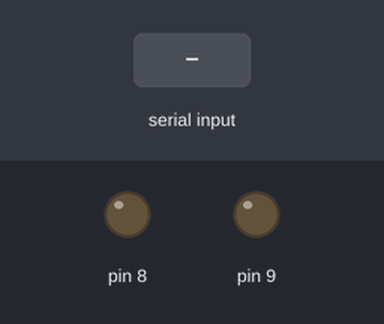
The sketch below on a simulated Arduino Uno, built with avr-gcc and run on an emulated ATmega328P. Parts: output pins drawn as LEDs (lit = HIGH). The test bench sets the inputs (shaded band). What the sketch prints to the serial monitor is not drawn.

Above: at 1.2 s.
1.3 s: "DISPENSE\n" received over Serial
At 2.1 s:
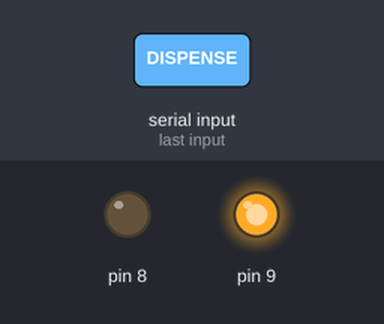
3.8 s: "RELOAD\n" received over Serial
At 4.5 s:
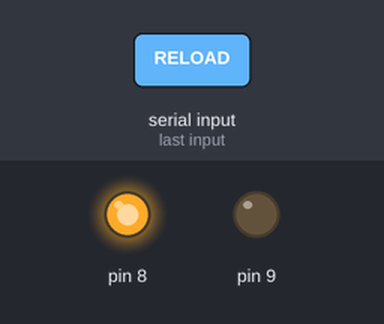
Timing chart, 0 to 6.8 s (numbered marks = the images above; inputs shaded):
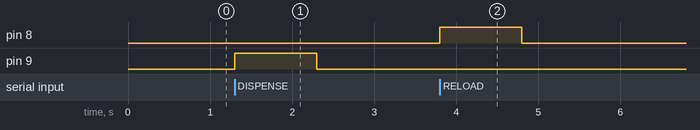

Measured:
- after the input at 1.3 s, pin 9: LOW → HIGH at once, → LOW 1.0 s later
- after the input at 3.8 s, pin 8: LOW → HIGH at once, → LOW 1.0 s later

The sketch:

solenoid_control.ino
```cpp
#include "Solenoid.h"
#include "EndEffector.h"

Solenoid firstSolenoid(9);    // holds last chip
Solenoid secondSolenoid(8);  // holds second-to-last chip

EndEffector endEffector(firstSolenoid, secondSolenoid);

unsigned long lastPrintTime = 0;

void setup() {
  Serial.begin(115200);
  endEffector.begin();

  Serial.println("End effector ready.");
}

void loop() {
  endEffector.update();

  if (Serial.available()) {
    String cmd = Serial.readStringUntil('\n');
    cmd.trim();

    if (cmd == "DISPENSE") {
      endEffector.dispense();
    }
    else if (cmd == "RELOAD") {
      endEffector.reload();
    }
    else if (cmd == "STATUS") {
      //Serial.print("STATE ");
      //Serial.println(endEffector.getStateString());
    }
  }

  if (millis() - lastPrintTime > 250) {
    lastPrintTime = millis();

    //Serial.print("STATE ");
    //Serial.println(endEffector.getStateString());
  }
}
```

EndEffector.h
```cpp
#ifndef END_EFFECTOR_H
#define END_EFFECTOR_H

#include <Arduino.h>
#include "Solenoid.h"

enum class EndEffectorState {
  READY,
  DISPENSING,
  RELOADING,
  ERROR
};

class EndEffector {
private:
  Solenoid& firstSolenoid;   // holds the last chip
  Solenoid& secondSolenoid;  // holds the second-to-last chip

  EndEffectorState state;

  unsigned long stateStartTime;
  unsigned long dispenseDurationMs;
  unsigned long reloadDurationMs;

public:
  EndEffector(
    Solenoid& first,
    Solenoid& second,
    unsigned long dispenseMs = 1000,
    unsigned long reloadMs = 1000
  )
    : firstSolenoid(first),
      secondSolenoid(second),
      state(EndEffectorState::READY),
      stateStartTime(0),
      dispenseDurationMs(dispenseMs),
      reloadDurationMs(reloadMs)
  {}

  void begin() {
    firstSolenoid.begin();
    secondSolenoid.begin();

    state = EndEffectorState::READY;
  }

  void dispense() {
    if (state != EndEffectorState::READY) {
      return;
    }

    // Dispense logic:
    // second solenoid stays extended to hold the stack
    // first solenoid retracts to release last chip
    secondSolenoid.extend();
    firstSolenoid.retract();

    state = EndEffectorState::DISPENSING;
    stateStartTime = millis();
  }

  void reload() {
    if (state != EndEffectorState::READY) {
      return;
    }

    // Reload logic:
    // first solenoid extends to catch next chip
    // second solenoid retracts to let one chip drop down
    firstSolenoid.extend();
    secondSolenoid.retract();

    state = EndEffectorState::RELOADING;
    stateStartTime = millis();
  }

  void update() {
    unsigned long now = millis();

    if (state == EndEffectorState::DISPENSING) {
      if (now - stateStartTime >= dispenseDurationMs) {
        // Return to loaded/ready state
        firstSolenoid.extend();
        secondSolenoid.extend();
        state = EndEffectorState::READY;
      }
    }

    if (state == EndEffectorState::RELOADING) {
      if (now - stateStartTime >= reloadDurationMs) {
        // Return to loaded/ready state
        firstSolenoid.extend();
        secondSolenoid.extend();

        state = EndEffectorState::READY;
      }
    }
  }

  bool isBusy() const {
    return state == EndEffectorState::DISPENSING ||
           state == EndEffectorState::RELOADING;
  }

  bool isReady() const {
    return state == EndEffectorState::READY;
  }

  EndEffectorState getState() const {
    return state;
  }

  const char* getStateString() const {
    switch (state) {
      case EndEffectorState::READY:
        return "READY";
      case EndEffectorState::DISPENSING:
        return "DISPENSING";
      case EndEffectorState::RELOADING:
        return "RELOADING";
      case EndEffectorState::ERROR:
        return "ERROR";
      default:
        return "UNKNOWN";
    }
  }
};

#endif
```

Solenoid.h
```cpp
#ifndef SOLENOID_H
#define SOLENOID_H

#include <Arduino.h>

class Solenoid {
private:
  int pin;
  bool energizedExtends;

public:
  // doesEnergizeExtend = true:
  // applying power causes extension
  // false:
  // applying power causes retraction
  Solenoid(int controlPin, bool doesEnergizeExtend = false) {
    pin = controlPin;
    energizedExtends = doesEnergizeExtend;
  }

  void begin() {
    pinMode(pin, OUTPUT);
    extend();   // safe startup state
  }

  void extend() {
    digitalWrite(pin, energizedExtends ? HIGH : LOW);
  }

  void retract() {
    digitalWrite(pin, energizedExtends ? LOW : HIGH);
  }

  void holdExtended(unsigned long ms) {
    extend();
    delay(ms);
  }

  void holdRetracted(unsigned long ms) {
    retract();
    delay(ms);
  }
};
#endif
```
